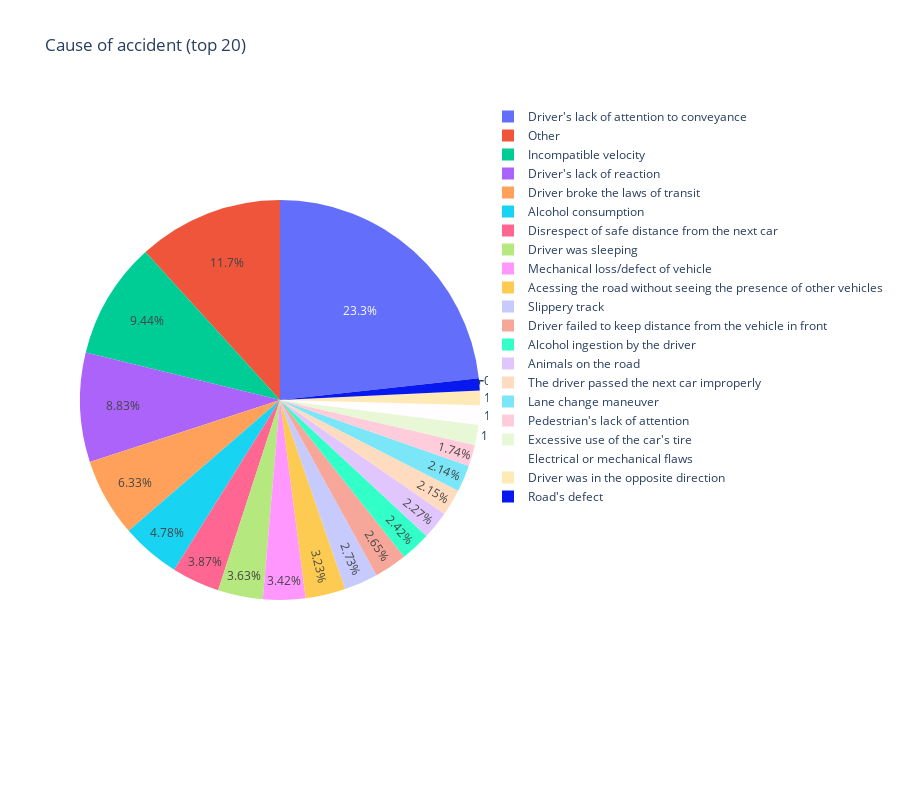
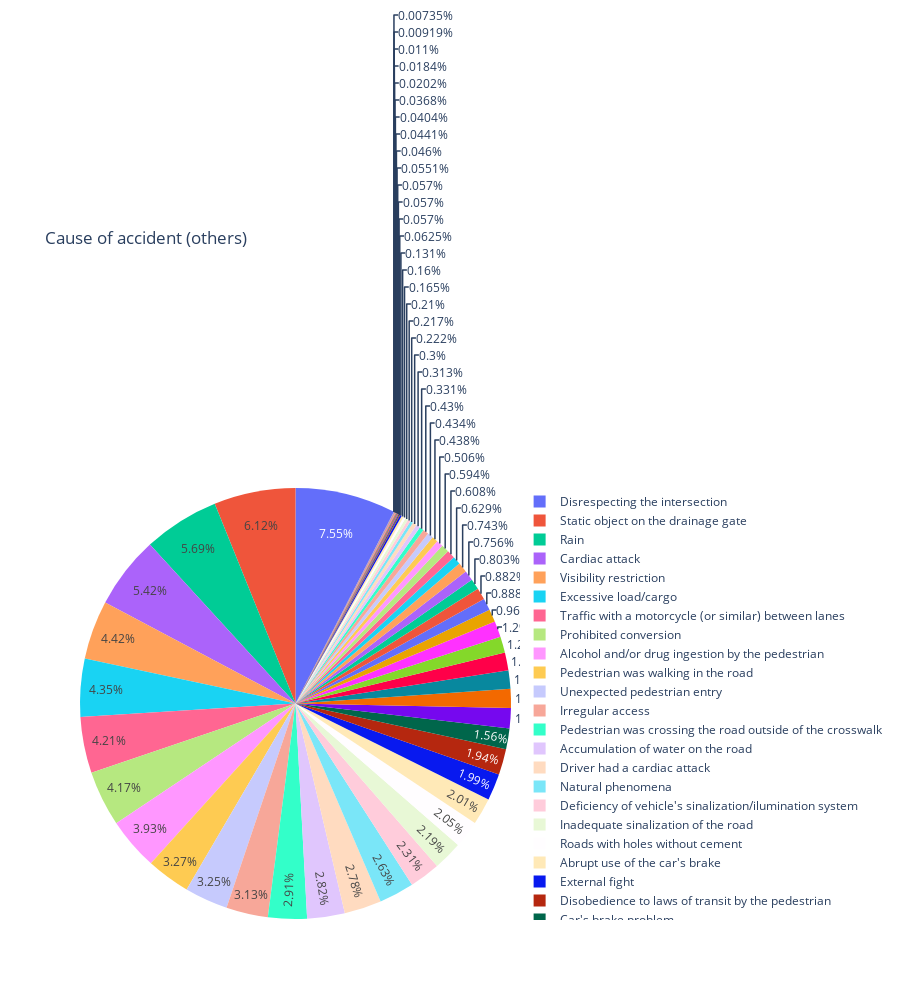
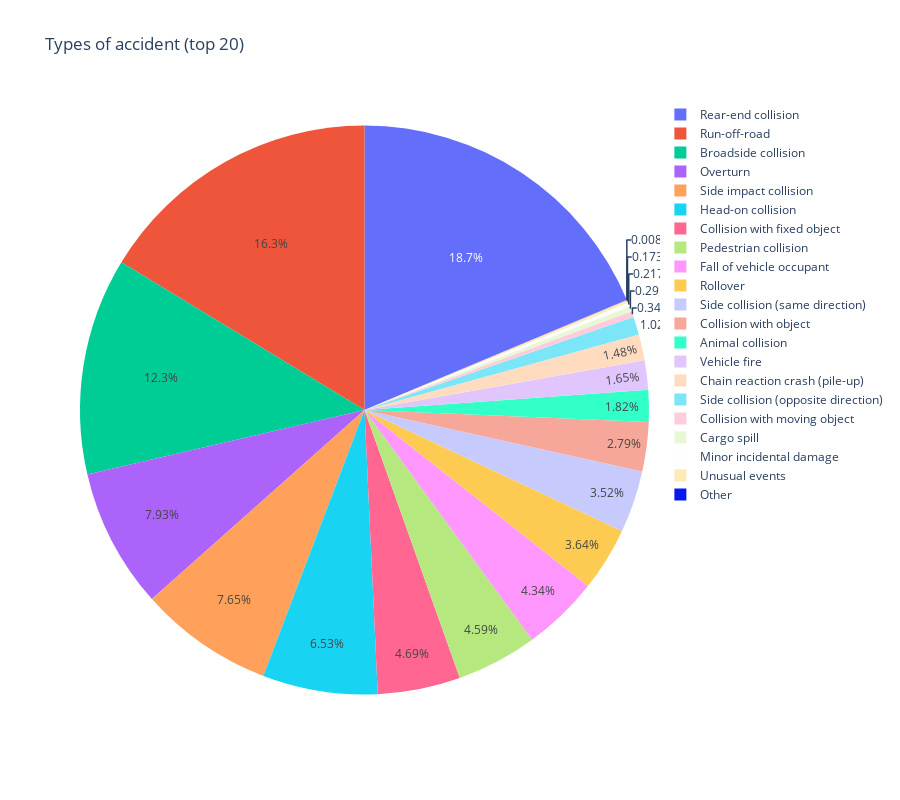
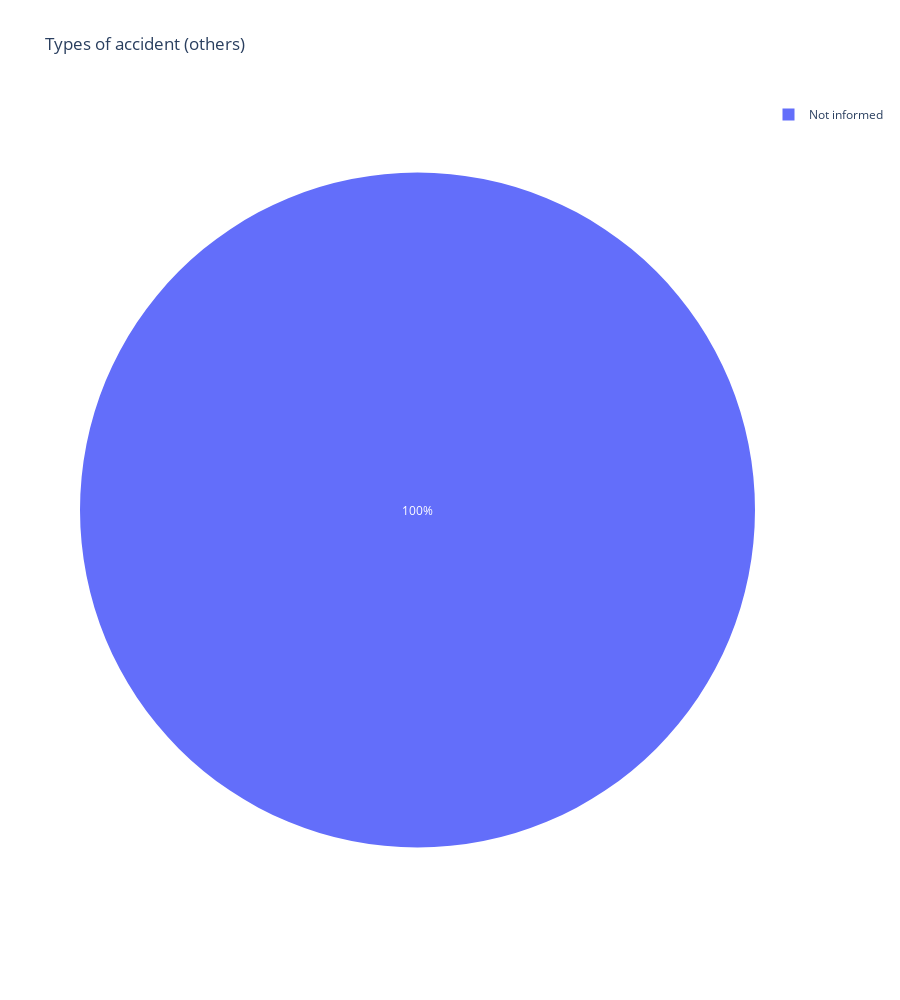

The cell these charts' notebook holds for them, in order:
### Markdown cell above
The categorical attributes that will be considered are `cause_of_accident`, `type_of_accident`

### Code cell
import plotly.express as px

# Adapting the number of categories to show
top_n = 20

# Categorical Attributes to plot
categorical_attr = ['cause_of_accident', 'type_of_accident']
display_titles = ['Cause of accident', 'Types of accident']
for attr, display_title in zip(categorical_attr, display_titles):
    attr_counts = df.loc[:, attr].value_counts().reset_index()
    print(f'Shape of {attr}: {attr_counts.shape}')

    # Sorting the causes according to COUNT DESC
    attr_sorted = attr_counts.sort_values("count", ascending=False)

    # Splitting the most N frequent causes from the less frequent ones (to visualize better the pie chart)
    top_attr = attr_sorted.iloc[:top_n]
    other_attr = attr_sorted.iloc[top_n:]

    # Concatenation of two DataFrames
    sum_others = other_attr.loc[:,'count'].sum()
    other_row = pd.DataFrame(
        {
            attr: ["Other"],
            "count": [sum_others]
        }
    )

    # We add the parameter ignore_index otherwise when merging the two DataFrame, the index 0 for other_row is maintained
    # also in the merged DataFrame
    df_top_attr_counts = pd.concat([top_attr, other_row], ignore_index=True)
    df_top_attr_counts.head(5)

    # top_n chart
    pie_chart = px.pie(
                        df_top_attr_counts,
                        names = attr,
                        values= 'count',
                        title = f'{display_title} (top ' + str(top_n) + ')',
                        height = 800
                )
    pie_chart.show()

    pie_chart = px.pie(
                        other_attr,
                        names = attr,
                        values= 'count',
                        title = f'{display_title} (others)',
                        height = 1000
                )
    pie_chart.show()

### Figure 1 — Plotly figure (JSON) as saved in the notebook; plotly's stock layout.template omitted (floating-point values rounded to 4 significant figures)
{"data": [{"domain": {"x": [0, 1], "y": [0, 1]}, "hovertemplate": "cause_of_accident=%{label}<br>count=%{value}<extra></extra>", "labels": ["Driver's lack of attention to conveyance", "Incompatible velocity", "Driver's lack of reaction", "Driver broke the laws of transit", "Alcohol consumption", "Disrespect of safe distance from the next car", "Driver was sleeping", "Mechanical loss/defect of vehicle", "Acessing the road without seeing the presence of other vehicles", "Slippery track", "Driver failed to keep distance from the vehicle in front", "Alcohol ingestion by the driver", "Animals on the road", "The driver passed the next car improperly", "Lane change maneuver", "Pedestrian's lack of attention", "Excessive use of the car's tire", "Electrical or mechanical flaws", "Driver was in the opposite direction", "Road's defect", "Other"], "legendgroup": "", "name": "", "showlegend": true, "type": "pie", "values": [107788, 43722, 40888, 29319, 22141, 17931, 16820, 15850, 14974, 12649, 12263, 11229, 10533, 9943, 9908, 8076, 7566, 7246, 5418, 4488, 54400]}], "layout": {"height": 800, "legend": {"tracegroupgap": 0}, "title": {"text": "Cause of accident (top 20)"}}}

### Figure 2 — Plotly figure (JSON) as saved in the notebook; plotly's stock layout.template omitted (floating-point values rounded to 4 significant figures)
{"data": [{"domain": {"x": [0, 1], "y": [0, 1]}, "hovertemplate": "cause_of_accident=%{label}<br>count=%{value}<extra></extra>", "labels": ["Disrespecting the intersection", "Static object on the drainage gate", "Rain", "Cardiac attack", "Visibility restriction", "Excessive load/cargo", "Traffic with a motorcycle (or similar) between lanes", "Prohibited conversion", "Alcohol and/or drug ingestion by the pedestrian", "Pedestrian was walking in the road", "Unexpected pedestrian entry", "Irregular access", "Pedestrian was crossing the road outside of the crosswalk", "Accumulation of water on the road", "Driver had a cardiac attack", "Natural phenomena", "Deficiency of vehicle's sinalization/ilumination system", "Inadequate sinalization of the road", "Roads with holes without cement", "Abrupt use of the car's brake", "External fight", "Disobedience to laws of transit by the pedestrian", "Car's brake problem", "Driving on the breakdown lane", "Driver changed the lane illegally", "Driver disrespected the red traffic light", "Curvy road", "Other flaws/problems in the road", "Road had lots of sand/wreckage", "Absence of sinalization", "Sinking or ondulation in the pavement", "Uneven breakdown lane", "Oil accumulation on the road", "Poor ilumination (of the road)", "Stopping at a prohibited place", "Road works (in maintenance)", "Drug ingestion", "Driver using cellphone", "Urban area without appropriate pedestrian walking", "Obstacle in the road", "Driver was using drugs", "No breakdown lanes", "Unlevel track", "Fog", "Car's suspension system with problems", "Temporary return", "Bad positioning of traffic sign posts", "driving on the breakdown lane", "Prominent downhill", "Smoke", "Visibility restrictions in horizontal curves", "Pedestrian crosswalk with insufficient width", "prohibited modification (of the car)", "car's on sidewalk", "Failed to activate the motorcycle headlight (or similar)", "Visibility restrictions in vertical curves", "speed reducer wasn't working correctly", "engaging in drifting", "Traffic lights with problems", "unregulated headlights", "hidden/covered sinalization (of the road)", "robbery attempt", "mental disorder (except suicide)", "suicide (presumed)", "inefficiency of the drenage system"], "legendgroup": "", "name": "", "showlegend": true, "type": "pie", "values": [4106, 3327, 3095, 2951, 2403, 2364, 2290, 2266, 2138, 1780, 1766, 1705, 1583, 1533, 1515, 1430, 1258, 1193, 1116, 1095, 1084, 1055, 846, 827, 778, 741, 726, 660, 651, 526, 483, 480, 437, 411, 404, 342, 331, 323, 275, 238, 236, 234, 180, 170, 163, 121, 118, 114, 90, 87, 71, 34, 31, 31, 31, 30, 25, 24, 22, 20, 11, 10, 6, 5, 4]}], "layout": {"height": 1000, "legend": {"tracegroupgap": 0}, "title": {"text": "Cause of accident (others)"}}}

### Figure 3 — Plotly figure (JSON) as saved in the notebook; plotly's stock layout.template omitted (floating-point values rounded to 4 significant figures)
{"data": [{"domain": {"x": [0, 1], "y": [0, 1]}, "hovertemplate": "type_of_accident=%{label}<br>count=%{value}<extra></extra>", "labels": ["Rear-end collision", "Run-off-road", "Broadside collision", "Overturn", "Side impact collision", "Head-on collision", "Collision with fixed object", "Pedestrian collision", "Fall of vehicle occupant", "Rollover", "Side collision (same direction)", "Collision with object", "Animal collision", "Vehicle fire", "Chain reaction crash (pile-up)", "Side collision (opposite direction)", "Collision with moving object", "Cargo spill", "Minor incidental damage", "Unusual events", "Other"], "legendgroup": "", "name": "", "showlegend": true, "type": "pie", "values": [86472, 75549, 57065, 36750, 35411, 30242, 21743, 21278, 20123, 16849, 16301, 12911, 8424, 7655, 6865, 4727, 1594, 1350, 1003, 800, 40]}], "layout": {"height": 800, "legend": {"tracegroupgap": 0}, "title": {"text": "Types of accident (top 20)"}}}

### Figure 4 — Plotly figure (JSON) as saved in the notebook; plotly's stock layout.template omitted (floating-point values rounded to 4 significant figures)
{"data": [{"domain": {"x": [0, 1], "y": [0, 1]}, "hovertemplate": "type_of_accident=%{label}<br>count=%{value}<extra></extra>", "labels": ["Not informed"], "legendgroup": "", "name": "", "showlegend": true, "type": "pie", "values": [40]}], "layout": {"height": 1000, "legend": {"tracegroupgap": 0}, "title": {"text": "Types of accident (others)"}}}
